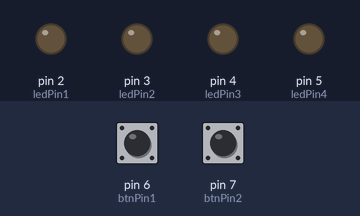
A sketch run on a simulated Arduino Uno, built with avr-gcc and run on an emulated ATmega328P. Shown: output pins drawn as LEDs (lit = HIGH). Dashed ring = blinking. Inputs (shaded band) come from the test bench; at power-on: pin 6 (btnPin1) LOW, pin 7 (btnPin2) LOW.

Above: at 1.2 s.
1.3 s: pin 6 (btnPin1) pulled HIGH for 0.15 s
At 2.1 s:
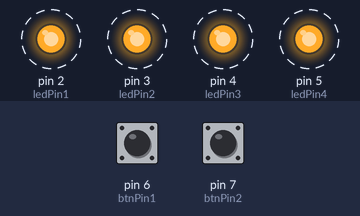
4.4 s: pin 7 (btnPin2) pulled HIGH for 1 s
At 6.1 s:
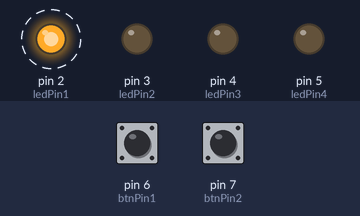
8.4 s: pin 6 (btnPin1) pulled HIGH for 1 s
At 9.6 s:
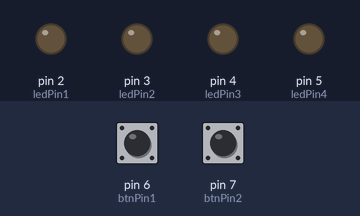
10.9 s: pin 6 (btnPin1) pulled HIGH for 0.15 s
At 12.8 s:
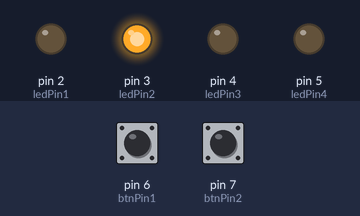
17.0 s: pin 6 (btnPin1) pulled HIGH for 3.2 s
At 18.0 s:
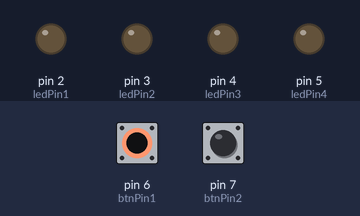
Timing chart, 0 to 20.0 s (numbered marks = the images above; inputs shaded):
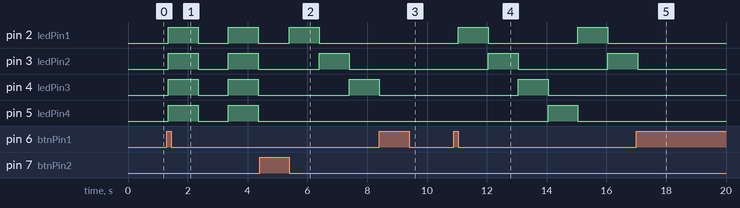

Measured:
- after the input at 1.3 s, pin 2 (ledPin1), pin 3 (ledPin2), pin 4 (ledPin3), pin 5 (ledPin4): alternates HIGH for 1.0 s and LOW for 1.0 s, starting after 0.05 s
- after the input at 4.4 s, pin 5 (ledPin4): stops changing and stays LOW
- after the input at 8.4 s, pin 2 (ledPin1): stays LOW (without the input it goes to HIGH after 1.0 s); pin 3 (ledPin2): stays LOW (without the input it goes to HIGH after 2.0 s); pin 5 (ledPin4): stays LOW (without the input it goes to HIGH after 0.00 s)
- after the input at 10.9 s, pin 2 (ledPin1): alternates HIGH for 1.0 s and LOW for 3.0 s, starting after 0.15 s; pin 3 (ledPin2): LOW → HIGH after 1.2 s, → LOW 1.0 s later, → HIGH 3.0 s later; pin 4 (ledPin3): LOW → HIGH after 2.2 s, → LOW 1.0 s later; pin 5 (ledPin4): LOW → HIGH after 3.2 s, → LOW 1.0 s later
- after the input at 17.0 s, pin 2 (ledPin1): stays LOW (without the input it goes to HIGH after 2.1 s); pin 3 (ledPin2): goes on until 17.1 s, then stays LOW; pin 4 (ledPin3): stops changing and stays LOW; pin 5 (ledPin4): stays LOW (without the input it goes to HIGH after 1.1 s)

The sketch:

LAB9.ino
```cpp
#define ledPin1 2
#define ledPin2 3
#define ledPin3 4
#define ledPin4 5

#define btnPin1 6
#define btnPin2 7

bool systemOn = false;
int currentMode = 1;

bool lastbtn1State = LOW;
bool lastbtn2State = LOW;

void setup() {

  pinMode(ledPin1, OUTPUT);
  pinMode(ledPin2, OUTPUT);
  pinMode(ledPin3, OUTPUT);
  pinMode(ledPin4, OUTPUT);

  pinMode(btnPin1, INPUT);
  pinMode(btnPin2, INPUT);
}

void loop() {

  bool btn1State = digitalRead(btnPin1);
  bool btn2State = digitalRead(btnPin2);

  // Buton 1; aç kapa
  if (btn1State == HIGH && lastbtn1State == LOW) {
    systemOn = !systemOn;
    if (!systemOn) {
      allOff();
    }
    delay(50);
  }
  lastbtn1State = btn1State;

  // Buton 2; Mod Değiştirme
  if (systemOn && btn2State == HIGH && lastbtn2State == LOW) {
    currentMode++;
    if (currentMode > 3) {
      currentMode = 1;
    }
    delay(50);
  }
  lastbtn2State = btn2State;

  if (systemOn) {
    if (currentMode == 1) {
      mode1();
    } else if (currentMode == 2) {
      mode2();
    } else if (currentMode == 3) {
      mode3();
    }
  }
}

// Modlar

void mode1() {
  digitalWrite(ledPin1, HIGH); digitalWrite(ledPin2, HIGH);
  digitalWrite(ledPin3, HIGH); digitalWrite(ledPin4, HIGH);
  delay(1000);
  allOff();
  delay(1000);
}

void mode2() {
  int leds[] = {ledPin1, ledPin2, ledPin3, ledPin4};
  for (int i = 0; i < 4; i++) {
    if (!digitalRead(btnPin1)) {
      allOff();
      digitalWrite(leds[i], HIGH);
      delay(1000);
    }
  }
}

void mode3() {
  int leds[] = {ledPin1, ledPin2, ledPin3, ledPin4};
  for (int i = 3; i >= 0; i--) {
    allOff();
    digitalWrite(leds[i], HIGH);
    delay(1000);
  }
}

void allOff() {
  digitalWrite(ledPin1, LOW);
  digitalWrite(ledPin2, LOW);
  digitalWrite(ledPin3, LOW);
  digitalWrite(ledPin4, LOW);
}
```
